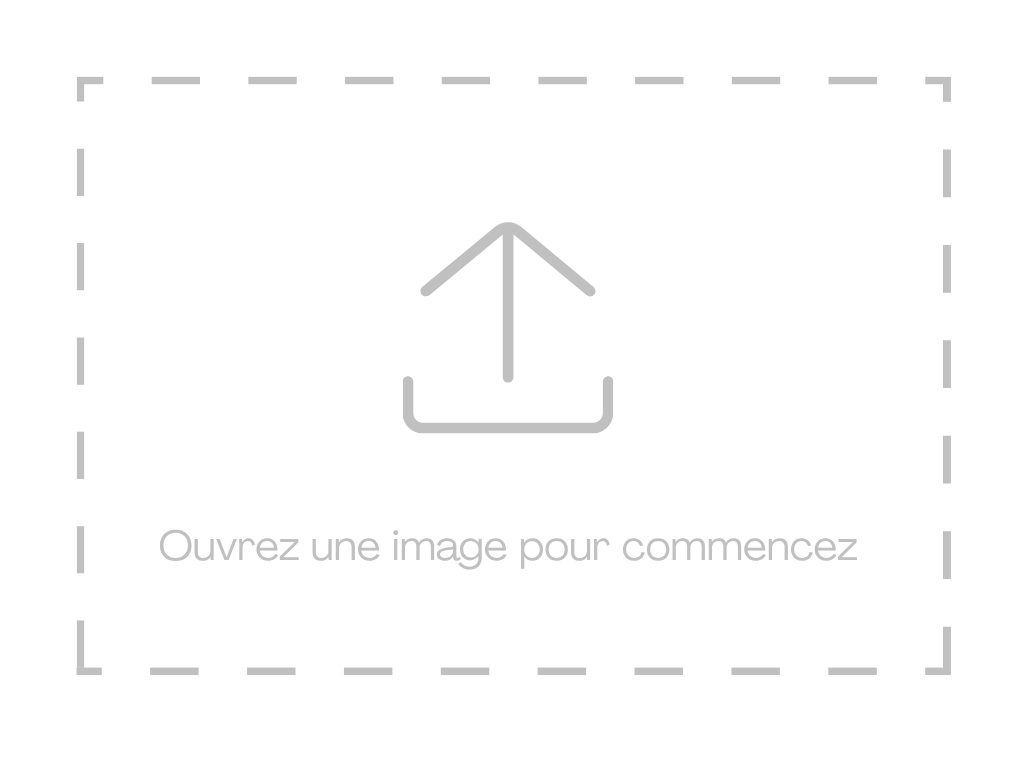
#> input picture img/open.png, 1024 x 768 px
$ python interface.py
#> lines starting #> are read from the running program, lines starting #| are printed output that depends on the picture
import tkinter as tk
import sys
from tkinter import filedialog
from PIL import Image, ImageTk
from filtres import *

# Définition des variables globales
canvas = None
matrice_pixels = None
matrice_temporaire = None
photo = None
nom_fichier = None
archive_undo = []
archive_redo = None
FONT = "Helvetica"
CURSOR = "pointinghand" if sys.platform == "darwin" else "hand2"

# Gestion de l'affichage
# [114 lines left out: functions rafraichir, applique_effet, annule_effet, transition_luminosite, transition_contraste, transition_avance_rgb and 3 more, not called in this run]

def callback_quitter():
    fenetre_principale.destroy()

# Callbacks éditions

# [269 lines left out: functions callback_annuler, callback_retablir, callback_reinitialise, callback_retirer, callback_filtre_rouge, callback_filtre_vert and 11 more, not called in this run]

# Création de la fenêtre principale

fenetre_principale = tk.Tk()
fenetre_principale.geometry("1355x796")
fenetre_principale.title("Pixaura")
fenetre_principale.configure(bg="#0f1116")

barre_haut = tk.Frame(fenetre_principale, bg="#161a22")
barre_haut.pack(fill="x", side="top", ipady=15)
label_titre = tk.Label(barre_haut, text="Pixaura - Éditeur d'image", bg="#161a22", fg="white", font=(FONT, 20, "bold"))
label_titre.pack(side="left", padx=20)

sidebar = tk.Frame(fenetre_principale, bg="#161a22", width=150)
sidebar.pack(side="left", fill="y")

def creer_bouton_sidebar(parent, texte, commande):
    btn = tk.Label(parent, text=texte, bg="#161a22", fg="#cccccc", font=(FONT, 11), pady=10, cursor=CURSOR)
    btn.pack(fill="x", padx=10)
    btn.bind("<Button-1>", lambda x: commande())
    btn.bind("<Enter>", lambda x: btn.config(bg="#2d3445", fg="white"))
    btn.bind("<Leave>", lambda x: btn.config(bg="#161a22", fg="#cccccc"))
    return btn

creer_bouton_sidebar(sidebar, "Ouvrir", callback_ouvrir)
creer_bouton_sidebar(sidebar, "Retirer", callback_retirer)
creer_bouton_sidebar(sidebar, "Sauvegarder", callback_sauvegarder)
tk.Frame(sidebar, bg="#2d3445", height=1).pack(fill="x", padx=15, pady=10)
creer_bouton_sidebar(sidebar, "Quitter", callback_quitter)

zone_travail = tk.Frame(fenetre_principale, bg="#0f1116")
zone_travail.pack(side="right", expand=True, fill="both")

frame_intro = tk.Frame(zone_travail, bg="#0f1116")
frame_intro.place(relx=0.5, rely=0.5, anchor="center")

img_ouvrir = Image.open("img/open.png")
#> img_ouvrir is the input picture: PIL image 1024x768 RGBA; mean R, G, B, A 6.8, 6.8, 6.8, 7.5
img_ouvrir = img_ouvrir.resize((800, 500), Image.Resampling.LANCZOS)
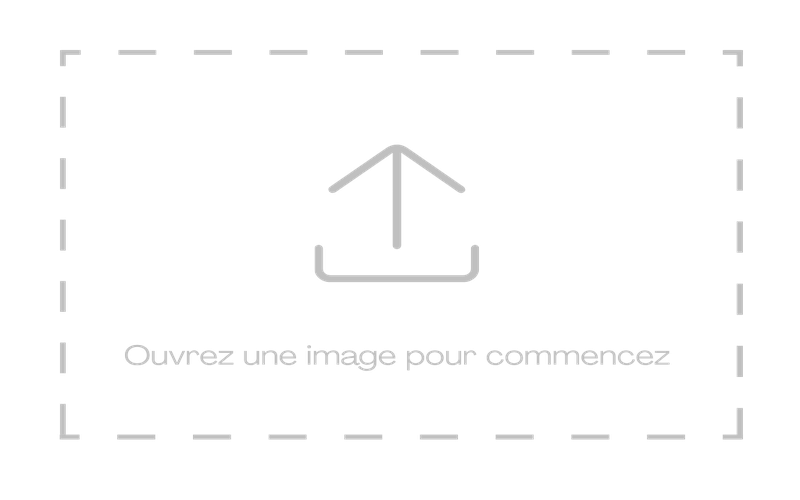
#> img_ouvrir: PIL image 800x500 RGBA; mean R, G, B, A 10.5, 10.5, 10.5, 7.5; transparent parts drawn white
photo_ouvrir = ImageTk.PhotoImage(img_ouvrir)
bouton_ouvrir = tk.Label(frame_intro, image=photo_ouvrir, bg="#0f1116", cursor=CURSOR)
bouton_ouvrir.image = photo_ouvrir
bouton_ouvrir.pack(pady=10)
bouton_ouvrir.bind("<Button-1>", lambda x: callback_ouvrir())

frame_principal = tk.Frame(fenetre_principale, bg="#0f1116")

frame_image = tk.Frame(frame_principal, bg="#181c24", bd=0, highlightthickness=1, highlightbackground="#2d3445")
frame_image.pack(side="left", fill="both", expand=True, padx=20, pady=20)

canvas = tk.Canvas(frame_image, bg="#11151c", highlightthickness=0)
canvas.pack(fill="both", expand=True, padx=10, pady=10)

# Menu

menu_principale = tk.Menu(fenetre_principale)
fenetre_principale.config(menu=menu_principale)

menu_fichier = tk.Menu(menu_principale, tearoff=0)
menu_edition = tk.Menu(menu_principale, tearoff=0)
menu_filtre = tk.Menu(menu_principale, tearoff=0)
menu_principale.add_cascade(label="Fichier", menu=menu_fichier)
menu_principale.add_cascade(label="Édition", menu=menu_edition)
menu_principale.add_cascade(label="Filtre", menu=menu_filtre)

menu_fichier.add_command(label="Ouvrir", command=callback_ouvrir, state="normal")
menu_fichier.add_command(label="Sauvegarder", command=callback_sauvegarder, state="disabled")
menu_fichier.add_command(label="Quitter", command=callback_quitter, state="normal")

menu_edition.add_command(label="Annuler", command=callback_annuler, state="disabled")
menu_edition.add_command(label="Rétablir", command=callback_retablir, state="disabled")
menu_edition.add_command(label="Réinitialisé", command=callback_reinitialise, state="disabled")
menu_edition.add_command(label="Retirer", command=callback_retirer, state="disabled")

# menu filtre

menu_reglages = tk.Menu(menu_filtre, tearoff=0)
menu_filtre.add_cascade(label="Réglages", menu=menu_reglages)
menu_reglages.add_command(label='Luminosité', command=callback_filtre_luminosite, state="disabled")
menu_reglages.add_command(label='Contraste', command=callback_filtre_contraste, state="disabled")
menu_reglages.add_separator()
menu_reglages.add_command(label='Sépia', command=callback_filtre_sepia, state="disabled")

menu_couleur = tk.Menu(menu_reglages, tearoff=0)
menu_reglages.add_cascade(label='Couleurs', menu=menu_couleur)
menu_couleur.add_command(label='Rouge', command=callback_filtre_rouge, state='disabled')
menu_couleur.add_command(label='Vert', command=callback_filtre_vert, state="disabled")
menu_couleur.add_command(label='Bleu', command=callback_filtre_bleu, state='disabled')
menu_couleur.add_command(label='Noir et Blanc', command=callback_filtre_noir_blanc, state='disabled')
menu_couleur.add_command(label='Avancé', command=callback_avance_rgb, state='disabled')

menu_focus = tk.Menu(menu_filtre, tearoff=0)
menu_filtre.add_cascade(label="Flou et Netteté", menu=menu_focus)
menu_focus.add_command(label='Netteté', command=callback_filtre_nettete, state='disabled')
menu_focus.add_command(label='Netteté Gaussien', command=callback_filtre_nettete_gaussien, state='disabled')
menu_focus.add_command(label='Flou', command=callback_filtre_flou, state='disabled')
menu_focus.add_command(label='Flou Gaussien', command=callback_filtre_flou_gaussien, state='disabled')

menu_filtre.add_separator()
menu_filtre.add_command(label='Fusion', command=callback_filtre_fusion, state='disabled')
